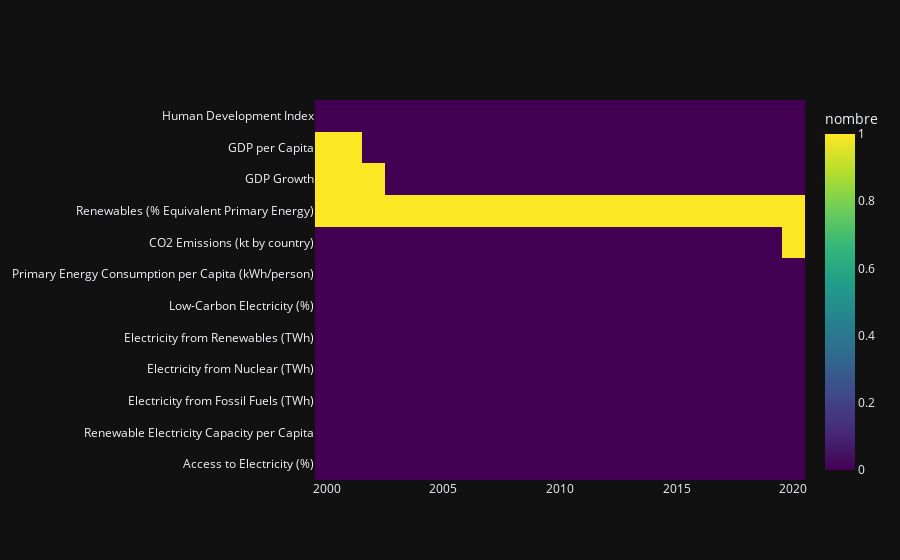

The cell this chart's notebook holds for it:
### Code cell
def heatmap_missing_values(area_type: str = type, area_name: str = name) -> go.Figure:
    """
    This function creat a complexe multi-figure within a heatmap of missing values for the given area_name for all features and an indicator trace.
    :param area_type: ["Entity", "Continent", "Region", "iso3"]
    :param area_name: ["France", "Europe", "Western Europe", "FRA", ...]
    :return: a figure object of the plotly lib (heatmap + indicator)
    """
    
    # The set of var to observe except the one used on other axis
    col = df_energy.columns.tolist()
    for x in ['Year', 'Country', 'Continent', 'Region', 'iso3']: col.remove(x)

    df_heat = df_energy_query(area_type, area_name)[col]  # make the df with for the given area_name
    df_heat_na = df_heat.isna()
    df_heat_na.replace({True: 1, False: 0},
                       inplace=True)  # We change the True to 1 because plotly can not interpret them

    

    df_heat_na['Year'] = df_energy['Year']  # add the year column to the df
    transposed_df = df_heat_na.groupby('Year').sum().T

    # testing after the upper calculation to be sure that the nb of missing val and shape is plausible
    assert transposed_df.sum().sum() == df_energy.query(f"{area_type} == '{area_name}'").isna().sum().sum(), "<-- The sum of nan is  not the same -->"
    assert transposed_df.shape[0] == len(col), "<-- The number of columns is not the same -->"
    assert transposed_df.shape[1] == len(df_energy['Year'].unique().tolist()), "<-- The number of rows is not the same -->"

    heatmap = go.Figure()
    heatmap.add_trace(go.Heatmap(
                z=transposed_df,
                x=df_energy['Year'].unique().tolist(),
                y=col,
    
                # Styling
                colorscale='Viridis',
                colorbar=dict(
                    title="nombre",
                    titleside="top"
                )
            )
        )

    return heatmap
    
heatmap_missing_values()

### Figure 1 — Plotly figure (JSON) as saved in the notebook; plotly's stock layout.template omitted (floating-point values rounded to 4 significant figures; data arrays with more than 128 entries replaced by an {"elided": "..."} marker saying what was removed)
{"data": [{"colorbar": {"title": {"side": "top", "text": "nombre"}}, "colorscale": [[0.0, "#440154"], [0.1111, "#482878"], [0.2222, "#3e4989"], [0.3333, "#31688e"], [0.4444, "#26828e"], [0.5556, "#1f9e89"], [0.6667, "#35b779"], [0.7778, "#6ece58"], [0.8889, "#b5de2b"], [1.0, "#fde725"]], "x": [2000, 2001, 2002, 2003, 2004, 2005, 2006, 2007, 2008, 2009, 2010, 2011, 2012, 2013, 2014, 2015, 2016, 2017, 2018, 2019, 2020], "y": ["Access to Electricity (%)", "Renewable Electricity Capacity per Capita", "Electricity from Fossil Fuels (TWh)", "Electricity from Nuclear (TWh)", "Electricity from Renewables (TWh)", "Low-Carbon Electricity (%)", "Primary Energy Consumption per Capita (kWh/person)", "CO2 Emissions (kt by country)", "Renewables (% Equivalent Primary Energy)", "GDP Growth", "GDP per Capita", "Human Development Index"], "z": {"elided": "12x21 int values"}, "type": "heatmap"}], "layout": {}}
